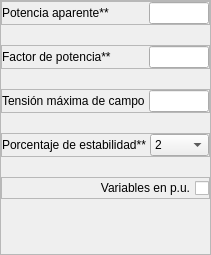
                              <widget class="QFrame" name="frame_7">
                               <property name="frameShape">
                                <enum>QFrame::StyledPanel</enum>
                               </property>
                               <property name="frameShadow">
                                <enum>QFrame::Raised</enum>
                               </property>
                               <layout class="QVBoxLayout" name="verticalLayout_23">
                                <property name="spacing">
                                 <number>20</number>
                                </property>
                                <property name="leftMargin">
                                 <number>0</number>
                                </property>
                                <property name="topMargin">
                                 <number>0</number>
                                </property>
                                <property name="rightMargin">
                                 <number>0</number>
                                </property>
                                <property name="bottomMargin">
                                 <number>0</number>
                                </property>
                                <item>
                                 <widget class="QFrame" name="sal_l_1">
                                  <property name="minimumSize">
                                   <size>
                                    <width>0</width>
                                    <height>0</height>
                                   </size>
                                  </property>
                                  <property name="frameShape">
                                   <enum>QFrame::StyledPanel</enum>
                                  </property>
                                  <property name="frameShadow">
                                   <enum>QFrame::Raised</enum>
                                  </property>
                                  <layout class="QHBoxLayout" name="horizontalLayout_35">
                                   <property name="spacing">
                                    <number>4</number>
                                   </property>
                                   <property name="leftMargin">
                                    <number>0</number>
                                   </property>
                                   <property name="topMargin">
                                    <number>0</number>
                                   </property>
                                   <property name="rightMargin">
                                    <number>0</number>
                                   </property>
                                   <property name="bottomMargin">
                                    <number>0</number>
                                   </property>
                                   <item>
                                    <widget class="QLabel" name="sal_p_aparente_label_3">
                                     <property name="text">
                                      <string>Potencia aparente**</string>
                                     </property>
                                    </widget>
                                   </item>
                                   <item>
                                    <widget class="QLineEdit" name="sal_p_aparente_3">
                                     <property name="maximumSize">
                                      <size>
                                       <width>60</width>
                                       <height>16777215</height>
                                      </size>
                                     </property>
                                    </widget>
                                   </item>
                                  </layout>
                                 </widget>
                                </item>
                                <item>
                                 <widget class="QFrame" name="sal_l_2">
                                  <property name="minimumSize">
                                   <size>
                                    <width>0</width>
                                    <height>0</height>
                                   </size>
                                  </property>
                                  <property name="frameShape">
                                   <enum>QFrame::StyledPanel</enum>
                                  </property>
                                  <property name="frameShadow">
                                   <enum>QFrame::Raised</enum>
                                  </property>
                                  <layout class="QHBoxLayout" name="horizontalLayout_36">
                                   <property name="spacing">
                                    <number>0</number>
                                   </property>
                                   <property name="leftMargin">
                                    <number>0</number>
                                   </property>
                                   <property name="topMargin">
                                    <number>0</number>
                                   </property>
                                   <property name="rightMargin">
                                    <number>0</number>
                                   </property>
                                   <property name="bottomMargin">
                                    <number>0</number>
                                   </property>
                                   <item>
                                    <widget class="QLabel" name="sal_f_p_label_3">
                                     <property name="text">
                                      <string>Factor de potencia**</string>
                                     </property>
                                    </widget>
                                   </item>
                                   <item>
                                    <widget class="QLineEdit" name="sal_f_p_3">
                                     <property name="maximumSize">
                                      <size>
                                       <width>60</width>
                                       <height>16777215</height>
                                      </size>
                                     </property>
                                    </widget>
                                   </item>
                                  </layout>
                                 </widget>
                                </item>
                                <item>
                                 <widget class="QFrame" name="sal_l_3">
                                  <property name="minimumSize">
                                   <size>
                                    <width>0</width>
                                    <height>0</height>
                                   </size>
                                  </property>
                                  <property name="frameShape">
                                   <enum>QFrame::StyledPanel</enum>
                                  </property>
                                  <property name="frameShadow">
                                   <enum>QFrame::Raised</enum>
                                  </property>
                                  <layout class="QHBoxLayout" name="horizontalLayout_37">
                                   <property name="spacing">
                                    <number>4</number>
                                   </property>
                                   <property name="leftMargin">
                                    <number>0</number>
                                   </property>
                                   <property name="topMargin">
                                    <number>0</number>
                                   </property>
                                   <property name="rightMargin">
                                    <number>0</number>
                                   </property>
                                   <property name="bottomMargin">
                                    <number>0</number>
                                   </property>
                                   <item>
                                    <widget class="QLabel" name="sal_t_m_c_label_3">
                                     <property name="text">
                                      <string>Tensión máxima de campo</string>
                                     </property>
                                    </widget>
                                   </item>
                                   <item>
                                    <widget class="QLineEdit" name="sal_t_m_c_3">
                                     <property name="maximumSize">
                                      <size>
                                       <width>60</width>
                                       <height>16777215</height>
                                      </size>
                                     </property>
                                    </widget>
                                   </item>
                                  </layout>
                                 </widget>
                                </item>
                                <item>
                                 <widget class="QFrame" name="sal_l_4">
                                  <property name="minimumSize">
                                   <size>
                                    <width>0</width>
                                    <height>0</height>
                                   </size>
                                  </property>
                                  <property name="frameShape">
                                   <enum>QFrame::StyledPanel</enum>
                                  </property>
                                  <property name="frameShadow">
                                   <enum>QFrame::Raised</enum>
                                  </property>
                                  <layout class="QHBoxLayout" name="horizontalLayout_38">
                                   <property name="spacing">
                                    <number>4</number>
                                   </property>
                                   <property name="leftMargin">
                                    <number>0</number>
                                   </property>
                                   <property name="topMargin">
                                    <number>0</number>
                                   </property>
                                   <property name="rightMargin">
                                    <number>0</number>
                                   </property>
                                   <property name="bottomMargin">
                                    <number>0</number>
                                   </property>
                                   <item>
                                    <widget class="QLabel" name="sal_estabilidad_practica_label_3">
                                     <property name="text">
                                      <string>Porcentaje de estabilidad**</string>
                                     </property>
                                    </widget>
                                   </item>
                                   <item>
                                    <widget class="QComboBox" name="sal_porcentaje_practica">
                                     <property name="maximumSize">
                                      <size>
                                       <width>60</width>
                                       <height>16777215</height>
                                      </size>
                                     </property>
                                     <item>
                                      <property name="text">
                                       <string>2</string>
                                      </property>
                                     </item>
                                     <item>
                                      <property name="text">
                                       <string>5</string>
                                      </property>
                                     </item>
                                     <item>
                                      <property name="text">
                                       <string>10</string>
                                      </property>
                                     </item>
                                     <item>
                                      <property name="text">
                                       <string>12</string>
                                      </property>
                                     </item>
                                     <item>
                                      <property name="text">
                                       <string>15</string>
                                      </property>
                                     </item>
                                    </widget>
                                   </item>
                                  </layout>
                                 </widget>
                                </item>
                                <item>
                                 <widget class="QFrame" name="sal_l_5">
                                  <property name="minimumSize">
                                   <size>
                                    <width>0</width>
                                    <height>0</height>
                                   </size>
                                  </property>
                                  <property name="frameShape">
                                   <enum>QFrame::StyledPanel</enum>
                                  </property>
                                  <property name="frameShadow">
                                   <enum>QFrame::Raised</enum>
                                  </property>
                                  <layout class="QHBoxLayout" name="horizontalLayout_39">
                                   <property name="spacing">
                                    <number>0</number>
                                   </property>
                                   <property name="leftMargin">
                                    <number>0</number>
                                   </property>
                                   <property name="topMargin">
                                    <number>0</number>
                                   </property>
                                   <property name="rightMargin">
                                    <number>0</number>
                                   </property>
                                   <property name="bottomMargin">
                                    <number>0</number>
                                   </property>
                                   <item>
                                    <widget class="QCheckBox" name="saliente_pu_check_3">
                                     <property name="layoutDirection">
                                      <enum>Qt::RightToLeft</enum>
                                     </property>
                                     <property name="text">
                                      <string>Variables en p.u.</string>
                                     </property>
                                    </widget>
                                   </item>
                                  </layout>
                                 </widget>
                                </item>
                                <item>
                                 <spacer name="verticalSpacer_14">
                                  <property name="orientation">
                                   <enum>Qt::Vertical</enum>
                                  </property>
                                  <property name="sizeHint" stdset="0">
                                   <size>
                                    <width>20</width>
                                    <height>55</height>
                                   </size>
                                  </property>
                                 </spacer>
                                </item>
                               </layout>
                              </widget>
